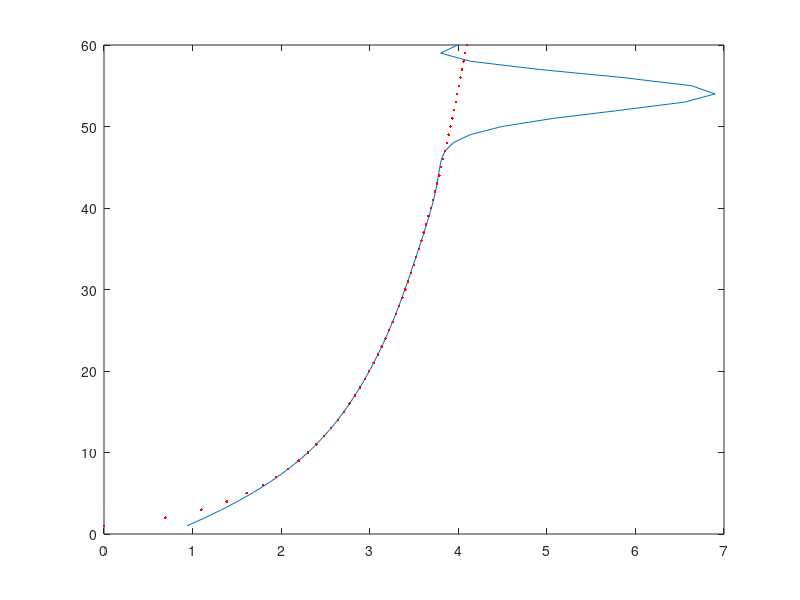

Write MATLAB code to recreate this figure.
%%%%fitting  exponential function using sdm method
%%%%sdm method ref:Supervised Descent Method for Solving Nonlinear Least
%%%%Squares Problems in Computer Vision
y=[1:0.3:50];
x=log(y);
N=size(y,2);
itercount=7;
c=mean(x);
tempx=ones(1,N);
tempx=tempx*c;
rs=zeros(1,itercount);
for it=1:itercount
    sum1=0;
    sum2=0;
    for i=1:N
        sum1=sum1+(exp(tempx(i))-y(i))*(x(i)-tempx(i));
        sum2=sum2+(exp(tempx(i))-y(i))^2;
    end
    r=sum1/sum2;
    rs(it)=r;
    for i=1:N
        tempx(i)=tempx(i)+rs(it)*(exp(tempx(i))-y(i));
    end
% sum((tempx-x).*(tempx-x))
end
rs
y2=[1:1:60];
M=size(y2,2);
x2=ones(1,M);
x2=x2*c;
for it=1:itercount
    for i=1:M
        x2(i)=x2(i)+rs(it)*(exp(x2(i))-y2(i));
    end
end
% x2
x3=log(y2);
plot(x2,y2);
hold on;
plot(x3,y2,'r.');
